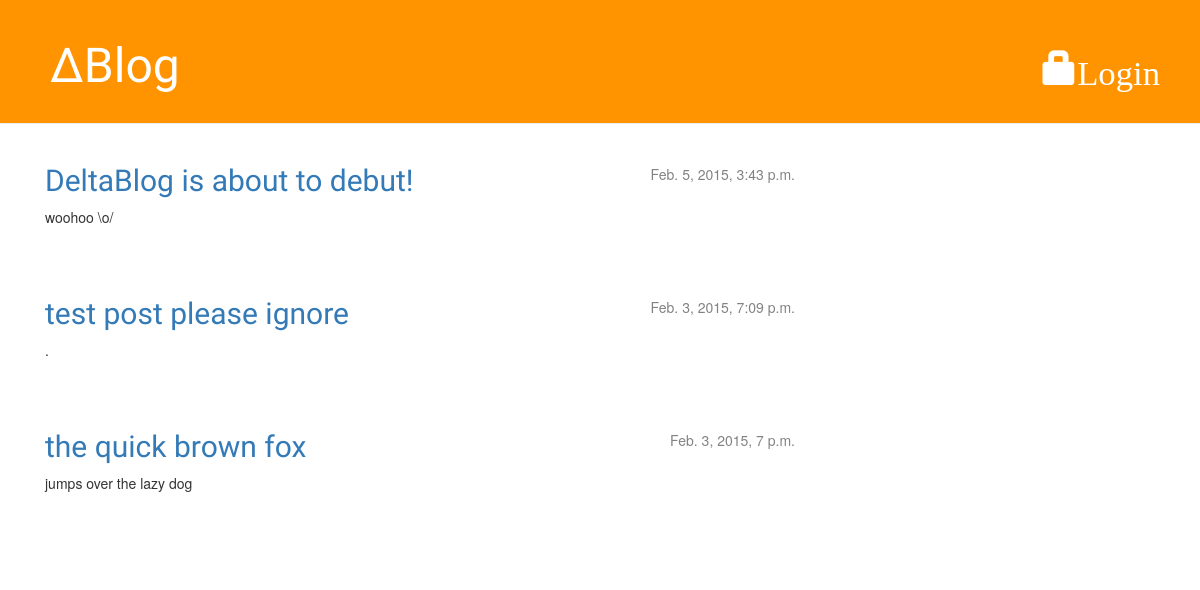
The app's page /, older data.
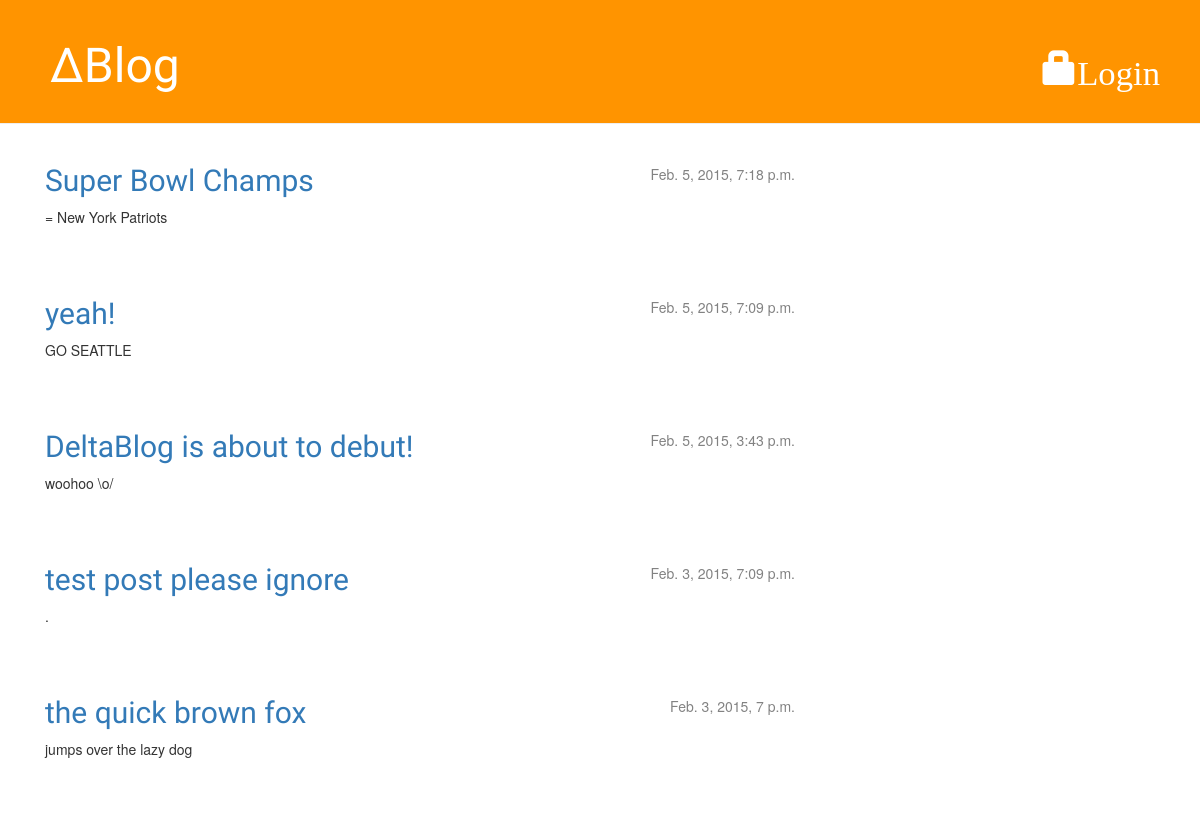
The same page, newer data.
### deltablog_app/models.py (models this page shows, shortened)
class Post(models.Model):
    author = models.ForeignKey('auth.User')
    title = models.CharField(max_length=200)
    text = models.TextField()
    created_date = models.DateTimeField(default=timezone.now)
    published_date = models.DateTimeField(blank=True, null=True)
    image = models.FileField(upload_to='documents/%Y/%m/%d', null=True, blank=True)
    class Meta:
        ordering = ["-published_date"]

### deltablog_app/views.py (the view)
# urls.py: url(r'^$', views.post_list),
def post_list(request):
    posts = Post.objects.filter(published_date__isnull=False).order_by('-published_date')
    return render(request, 'deltablog_app/post_list.html', {'posts': posts})

### deltablog_app/templates/deltablog_app/post_list.html
{% extends 'deltablog_app/base.html' %}
{% block content %}
    {% for post in posts %}
        <div class="post">
            <div class="date">
                {{ post.published_date }}
            </div>
            <h2><a href="{% url 'deltablog_app.views.post_detail' pk=post.pk %}">{{ post.title }}</a></h2>
            <p>{{ post.text|linebreaks }}</p>
        </div>
    {% endfor %}
{% endblock content %}

### deltablog_app/templates/deltablog_app/base.html (shortened to what this page needs)
{% load staticfiles %}
<html>
    <head>
        <link rel="stylesheet" href="//maxcdn.bootstrapcdn.com/bootstrap/3.2.0/css/bootstrap.min.css">
        <link rel="stylesheet" href="//maxcdn.bootstrapcdn.com/bootstrap/3.2.0/css/bootstrap-theme.min.css">
        <link rel="stylesheet" href="{% static 'css/deltablog_app.css' %}">
    </head>
    <body>
        <div class="page-header">
            {% if user.is_authenticated %}
            <a href="{% url 'post_new' %}" class="top-menu"><span class="glyphicon glyphicon-plus">New</span></a>
            <a href="{% url 'post_draft_list' %}" class="top-menu"><span class="glyphicon glyphicon-edit">Drafts</span></a>
            <p class="top-menu-greeting">Hello {{ user.username }}<small>(<a href="{% url 'django.contrib.auth.views.logout' %}">Log out</a>)</small></p>
            {% else %}
            <a href="{% url 'django.contrib.auth.views.login' %}" class="top-menu"><span class="glyphicon glyphicon-lock">Login</span></a>
            {% endif %}
            <h1><a href="{% url 'deltablog_app.views.post_list' %}">∆Blog</a></h1>
        </div>
        <div class="content container">
            <div class="row">
                <div class="col-md-8">
                {% block content %}
                {% endblock %}
                </div>
            </div>
        </div>
    </body>
</html>

### static/css/deltablog_app.css (style rules this page uses)
.page-header { background-color: #ff9400; margin-top: 0; padding: 20px 20px 20px 50px; }
.page-header h1, .page-header h1 a, .page-header h1 a:visited, .page-header h1 a:active { color: #ffffff; font-size: 36pt; text-decoration: none; }
.content { margin-left: 30px; }
h1 { font-family: 'Gloria Hallelujah', cursive; }
h2 { font-family: 'Ubuntu', sans-serif; }
.date { float: right; color: #828282; }
.top-menu, .top-menu:visited { color: #ffffff; float: right; font-size: 26pt; margin-right: 20px; margin-top: 30px; }
.post { margin-bottom: 70px; }

Row changes from the older to the newer data that the page shows:
added Post: published_date "Feb. 5, 2015, 7:18 p.m.", title "Super Bowl Champs", text "= New York Patriots"
added Post: published_date "Feb. 5, 2015, 7:09 p.m.", title "yeah!", text "GO SEATTLE"
